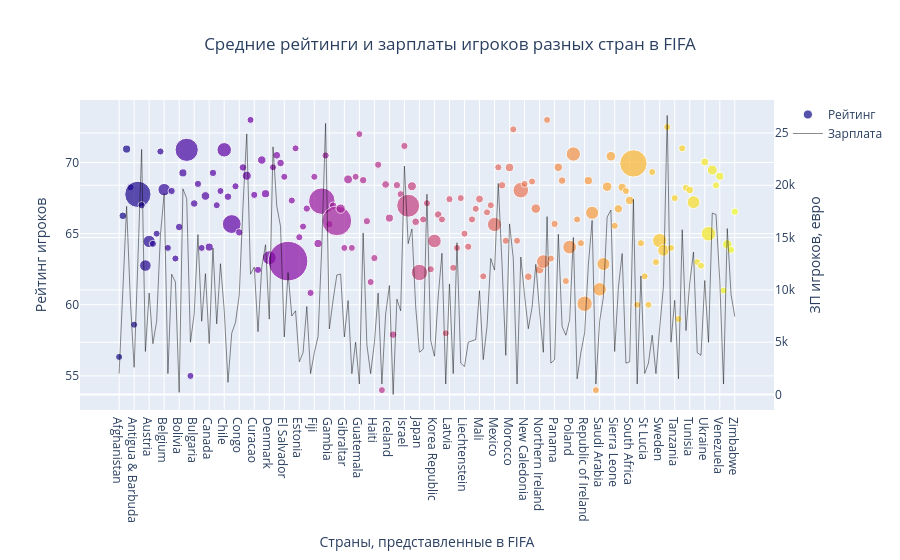

Here is the notebook cell this chart was saved with:
### Markdown cell above
### 4. Футболисты какой национальности в среднем имеют самый большой рейтинг?<br>Совпадает ли график с графиком средних самых высоких зарплат, в зависимости от национальности?

### Code cell
x_nat = sorted(fifa['Nationality'].unique()) # значения по Ох: все страны
y_nat = fifa.groupby('Nationality')['Overall'].mean() # значения средние по Оу: общий рейтинг
mark_nat = fifa.groupby('Nationality')['Nationality'].count()/50+7 # переменная, отвечающая за размер точки
y_wag = fifa.groupby('Nationality')['Wage'].mean() # значения средние по Оу2: зарплата


trace_national=go.Scatter(x = x_nat, # ед измерения на Ох
                          y = y_nat, # ед измерения на Оу
                          name='Рейтинг', # подпись графика
                          mode='markers', # форма графика: точечный
                          marker={'size' : mark_nat,  # размер точек графика
                                 'color' : np.arange(len(x_nat)), # цвет точек графика
                                 }
                         )
trace_wage=go.Scatter(x = x_nat, # ед измерения на Ох
                      y = y_wag, # ед измерения на Оу2
                      name='Зарплата', # подпись графика
                      yaxis='y2', # обозначение оси графика
                      opacity = 0.45, # прозрачность
                      mode='lines', # форма графика: линия
                      line={'width' : 1, # толщина линии
                            'color': 'black', # цвет линии
                           }
                     )
layout = {'title': {'text': 'Средние рейтинги и зарплаты игроков разных стран в FIFA', # Заголовок графика
                    'x':0.5, # позиционирование title по центру
                   },
          'xaxis_title': 'Страны, представленные в FIFA', # подпись Ох 
          'yaxis': {'title': 'Рейтинг игроков', # подпись Оу
                   },
          'yaxis2': {'title': 'ЗП игроков, евро', # подпись Оу2
                     'overlaying' : 'y', # показывать поверх имеющейся Оу
                     'side' : 'right', # показывать справа
                    },
    }
data=[trace_national,trace_wage]
go.Figure(data=data,layout=layout).show()

### Figure 1 — Plotly figure (JSON) as saved in the notebook; plotly's stock layout.template omitted (floating-point values rounded to 4 significant figures; data arrays with more than 128 entries replaced by an {"elided": "..."} marker saying what was removed)
{"data": [{"marker": {"color": {"elided": "165 int values"}, "size": {"elided": "165 float values"}}, "mode": "markers", "name": "Рейтинг", "type": "scatter", "x": {"elided": "165 str values"}, "y": {"elided": "165 float values"}}, {"line": {"color": "black", "width": 1}, "mode": "lines", "name": "Зарплата", "opacity": 0.45, "type": "scatter", "x": {"elided": "165 str values"}, "y": {"elided": "165 float values"}, "yaxis": "y2"}], "layout": {"title": {"text": "Средние рейтинги и зарплаты игроков разных стран в FIFA", "x": 0.5}, "xaxis": {"title": {"text": "Страны, представленные в FIFA"}}, "yaxis": {"title": {"text": "Рейтинг игроков"}}, "yaxis2": {"overlaying": "y", "side": "right", "title": {"text": "ЗП игроков, евро"}}}}
